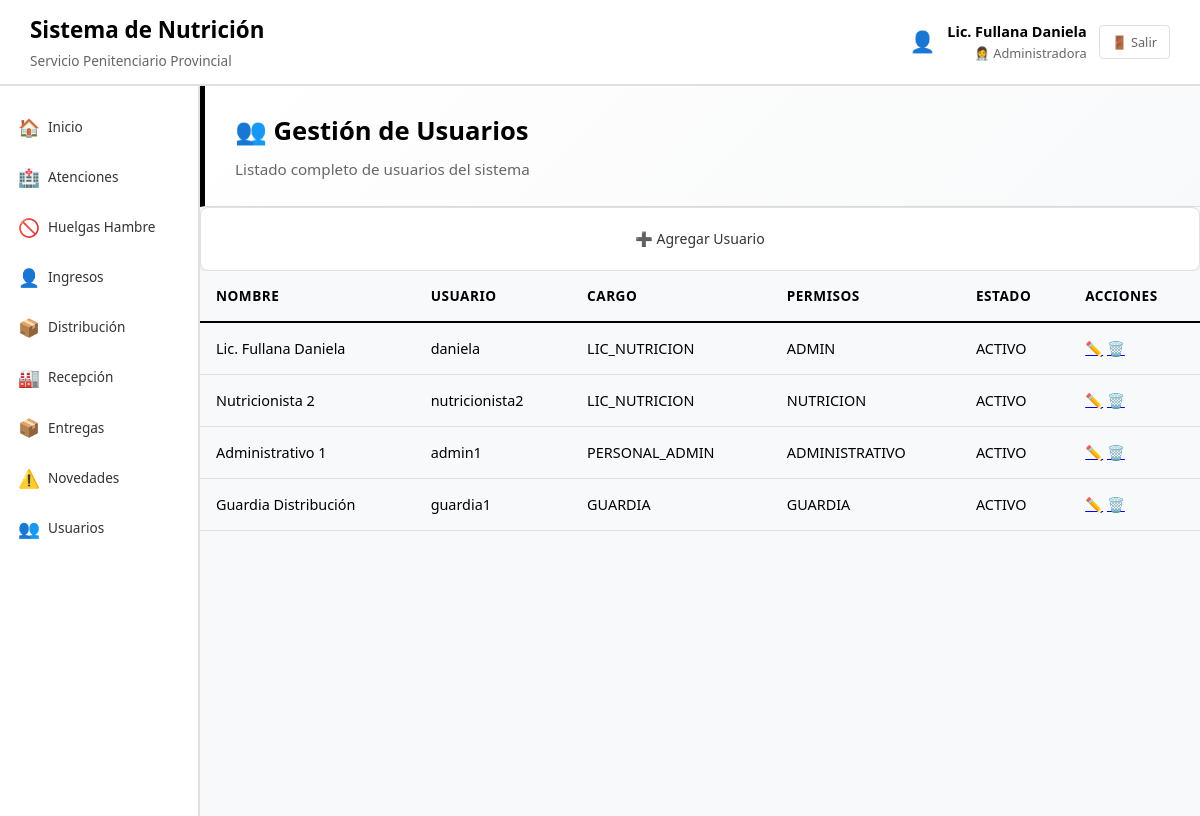
The page /users/index.php (signed in) on the database its author committed.
### tables this page shows
CREATE TABLE IF NOT EXISTS usuarios (
    id_usuario INT AUTO_INCREMENT PRIMARY KEY,
    nombre_usuario VARCHAR(100) NOT NULL,
    cargo VARCHAR(50) NOT NULL,
    area VARCHAR(50) NOT NULL,
    permisos ENUM('ADMIN', 'NUTRICION', 'ADMINISTRATIVO', 'GUARDIA') NOT NULL,
    fecha_alta DATE NOT NULL,
    usuario_login VARCHAR(50) UNIQUE NOT NULL,
    password_hash VARCHAR(255) NOT NULL,
    ultimo_acceso DATETIME NULL,
    estado VARCHAR(10) DEFAULT 'ACTIVO',
    fecha_creacion DATETIME DEFAULT CURRENT_TIMESTAMP
) COMMENT = 'Personal del área de nutrición - Datos Generales del Formulario';

### users/index.php (the view, shortened to what this page needs)
<?php
require_once '../includes/conexion.php';
include '../includes/header.php';
$usuarios = mysqli_query($conexion, "SELECT * FROM usuarios ORDER BY fecha_creacion DESC");
?>
<div class="dashboard-header admin-header">
    <h1>👥 Gestión de Usuarios</h1>
    <p>Listado completo de usuarios del sistema</p>
</div>
<a href="agregar.php" class="action-btn">➕ Agregar Usuario</a>
<table class="data-table">
    <thead>
        <tr>
            <th>Nombre</th>
            <th>Usuario</th>
            <th>Cargo</th>
            <th>Permisos</th>
            <th>Estado</th>
            <th>Acciones</th>
        </tr>
    </thead>
    <tbody>
        <?php while ($u = mysqli_fetch_assoc($usuarios)): ?>
        <tr>
            <td><?= htmlspecialchars($u['nombre_usuario']) ?></td>
            <td><?= htmlspecialchars($u['usuario_login']) ?></td>
            <td><?= htmlspecialchars($u['cargo']) ?></td>
            <td><?= $u['permisos'] ?></td>
            <td><?= $u['estado'] ?></td>
            <td>
                <a href="editar.php?id=<?= $u['id_usuario'] ?>">✏️</a>
                <a href="eliminar.php?id=<?= $u['id_usuario'] ?>" onclick="return confirm('¿Eliminar este usuario?')">🗑️</a>
            </td>
        </tr>
        <?php endwhile; ?>
    </tbody>
</table>
<?php include '../includes/footer.php'; ?>

### includes/header.php (shortened to what this page needs)
<?php
$rol = $_SESSION['permisos'] ?? '';
$nombreUsuario = $_SESSION['nombre_usuario'] ?? '';
$current_dir = dirname($_SERVER['PHP_SELF']);
$is_in_formularios = strpos($current_dir, '/formularios/') !== false;
if ($is_in_formularios) {
    $base_path = '../../';
} else {
    $base_path = '../';
}
?>
<!DOCTYPE html>
<html lang="es">
<head>
    <link rel="stylesheet" href="<?php echo $base_path; ?>assets/css/style.css">
</head>
<body>
    <header class="top-header-full">
        <div class="header-content">
            <div class="system-info">
                <h1>Sistema de Nutrición</h1>
                <p class="system-subtitle">Servicio Penitenciario Provincial</p>
            </div>
            <div class="user-info-full">
                <span class="user-avatar-small">👤</span>
                <div class="user-details-compact">
                    <span class="user-name"><?php echo htmlspecialchars($nombreUsuario); ?></span>
                    <span class="user-role">
                        <?php
                        $roleIcons = [
                            'ADMIN' => '👩‍⚕️ Administradora',
                            'NUTRICION' => '👩‍⚕️ Nutricionista',
                            'ADMINISTRATIVO' => '👩‍💼 Administrativo',
                            'GUARDIA' => '👮‍♀️ Guardia'
                        ];
                        echo $roleIcons[$rol] ?? $rol;
                        ?>
                    </span>
                </div>
                <a href="<?php echo $base_path; ?>auth/logout.php" class="logout-btn-small">🚪 Salir</a>
            </div>
        </div>
    </header>
    <div class="main-container">
        <nav class="compact-menu">
            <ul class="compact-menu-list">
                <li>
                    <a href="<?php echo $base_path; ?>auth/dashboard.php" class="compact-menu-link">
                        <span class="menu-icon">🏠</span>
                        <span class="menu-text">Inicio</span>
                    </a>
                </li>
                <?php if ($rol === 'ADMIN' || $rol === 'NUTRICION'): ?>
                <li>
                    <a href="<?php echo $base_path; ?>formularios/atencion-nutricional/index.php" class="compact-menu-link">
                        <span class="menu-icon">🏥</span>
                        <span class="menu-text">Atenciones</span>
                    </a>
                </li>
                <?php endif; ?>
                <?php if ($rol === 'ADMIN' || $rol === 'NUTRICION'): ?>
                <li>
                    <a href="<?php echo $base_path; ?>formularios/huelga-hambre/index.php" class="compact-menu-link">
                        <span class="menu-icon">🚫</span>
                        <span class="menu-text">Huelgas Hambre</span>
                    </a>
                </li>
                <?php endif; ?>
                <?php if ($rol === 'ADMIN' || $rol === 'NUTRICION'): ?>
                <li>
                    <a href="<?php echo $base_path; ?>formularios/ingreso-nutricional/index.php" class="compact-menu-link">
                        <span class="menu-icon">👤</span>
                        <span class="menu-text">Ingresos</span>
                    </a>
                </li>
                <?php endif; ?>
                <?php if ($rol === 'ADMIN' || $rol === 'GUARDIA'): ?>
                <li>
                    <a href="<?php echo $base_path; ?>formularios/distribucion-alimentos/index.php" class="compact-menu-link">
                        <span class="menu-icon">📦</span>
                        <span class="menu-text">Distribución</span>
                    </a>
                </li>
                <?php endif; ?>
                <?php if ($rol === 'ADMIN' || $rol === 'GUARDIA'): ?>
                <li>
                    <a href="<?php echo $base_path; ?>formularios/recepcion-alimentos/index.php" class="compact-menu-link">
                        <span class="menu-icon">🏭</span>
                        <span class="menu-text">Recepción</span>
                    </a>
                </li>
                <?php endif; ?>
                <?php if ($rol === 'ADMIN' || $rol === 'GUARDIA'): ?>
                <li>
                    <a href="<?php echo $base_path; ?>formularios/entrega-productos/index.php" class="compact-menu-link">
                        <span class="menu-icon">📦</span>
                        <span class="menu-text">Entregas</span>
                    </a>
                </li>
                <?php endif; ?>
                <li>
                    <a href="<?php echo $base_path; ?>formularios/novedades/index.php" class="compact-menu-link">
                        <span class="menu-icon">⚠️</span>
                        <span class="menu-text">Novedades</span>
                    </a>
                </li>
                <?php if ($rol === 'ADMIN'): ?>
                <li>
                    <a href="<?php echo $base_path; ?>users/index.php" class="compact-menu-link">
                        <span class="menu-icon">👥</span>
                        <span class="menu-text">Usuarios</span>
                    </a>
                </li>
                <?php endif; ?>
            </ul>
        </nav>
        <main class="main-content">

### includes/footer.php (shortened to what this page needs)
        </main>
    </div>
</body>
</html>

### assets/css/style.css (style rules this page uses)
.user-role { color: #666; font-size: 0.8rem; font-weight: 500; }
.admin-header { background: linear-gradient(135deg, #e3f2fd 0%, #bbdefb 100%); border-left: 4px solid #1976d2; }
* { margin: 0; padding: 0; box-sizing: border-box; }
body { font-family: 'Segoe UI', Tahoma, Geneva, Verdana, sans-serif; background-color: #ffffff; color: #000000; line-height: 1.6; font-size: 14px; }
.top-header-full { background: #ffffff; border-bottom: 2px solid #e0e0e0; box-shadow: 0 2px 8px rgba(0,0,0,0.1); width: 100%; padding: 12px 0; }
.header-content { display: flex; justify-content: space-between; align-items: center; padding: 0 30px; max-width: 100%; }
.system-info h1 { color: #000000; font-size: 1.4rem; font-weight: 700; margin-bottom: 2px; }
.system-subtitle { color: #666; font-size: 0.85rem; font-weight: 500; }
.user-info-full { display: flex; align-items: center; gap: 12px; }
.user-avatar-small { font-size: 1.3rem; }
.user-details-compact { display: flex; flex-direction: column; align-items: flex-end; }
.user-name { color: #000000; font-weight: 600; font-size: 0.9rem; white-space: nowrap; }
.user-role { color: #666; font-size: 0.8rem; font-weight: 500; white-space: nowrap; }
.logout-btn-small { background: none; border: 1px solid #e0e0e0; border-radius: 4px; padding: 6px 12px; color: #666; text-decoration: none; font-size: 0.8rem; transition: all 0.3s ease; white-space: nowrap; }
.compact-menu-list { list-style: none; padding: 15px 0; }
.compact-menu-list li { margin: 2px 0; }
.compact-menu-link { display: flex; align-items: center; padding: 10px 15px; color: #333333; text-decoration: none; transition: all 0.3s ease; border-left: 3px solid transparent; font-weight: 500; gap: 10px; }
.menu-icon { font-size: 1.1rem; width: 20px; text-align: center; }
.menu-text { font-size: 0.85rem; font-weight: 500; }
.main-content { flex: 1; padding: 0; background-color: #f8f9fa; overflow-y: auto; }
.dashboard-header { background: #ffffff; padding: 25px 30px; border-bottom: 1px solid #e0e0e0; margin-bottom: 0; }
.dashboard-header h1 { color: #000000; font-size: 1.6rem; margin-bottom: 5px; font-weight: 700; }
.dashboard-header p { color: #666; font-size: 0.95rem; margin: 0; font-weight: 500; }
.admin-header { border-left: 5px solid #000000; background: linear-gradient(135deg, #ffffff 0%, #f8f9fa 100%); }
.action-btn { display: flex; flex-direction: column; align-items: center; gap: 8px; background: white; border: 1px solid #e0e0e0; border-radius: 8px; padding: 20px 12px; text-decoration: none; color: #333; transition: all 0.3s ease; box-shadow: 0 2px 6px rgba(0,0,0,0.08); text-align: center; }
.data-table { width: 100%; border-collapse: collapse; font-size: 0.9rem; }
.data-table th, .data-table td { padding: 14px 16px; text-align: left; border-bottom: 1px solid #e0e0e0; }
.data-table th { background-color: #f8f9fa; font-weight: 700; color: #000000; font-size: 0.85rem; text-transform: uppercase; letter-spacing: 0.5px; border-bottom: 2px solid #000000; }

### includes/header.php (style rules this page uses)
body { margin: 0; padding: 0; background-color: #f8f9fa; }
.main-container { display: flex; min-height: calc(100vh - 70px); }
.compact-menu { width: 200px; background: white; border-right: 2px solid #e0e0e0; height: calc(100vh - 70px); position: sticky; top: 70px; overflow-y: auto; flex-shrink: 0; }
.main-content { flex: 1; background-color: #f8f9fa; overflow-y: auto; height: calc(100vh - 70px); padding: 0; }
html, body { height: 100%; }

### rows shown on the page
usuarios: nombre_usuario "Lic. Fullana Daniela", usuario_login "daniela", cargo "LIC_NUTRICION", permisos "ADMIN", estado "ACTIVO"
usuarios: nombre_usuario "Nutricionista 2", usuario_login "nutricionista2", cargo "LIC_NUTRICION", permisos "NUTRICION", estado "ACTIVO"
usuarios: nombre_usuario "Administrativo 1", usuario_login "admin1", cargo "PERSONAL_ADMIN", permisos "ADMINISTRATIVO", estado "ACTIVO"
usuarios: nombre_usuario "Guardia Distribución", usuario_login "guardia1", cargo "GUARDIA", permisos "GUARDIA", estado "ACTIVO"

### other values the page prints
$nombreUsuario "Lic. Fullana Daniela"
$roleIcons[$rol] "👩‍⚕️ Administradora"
